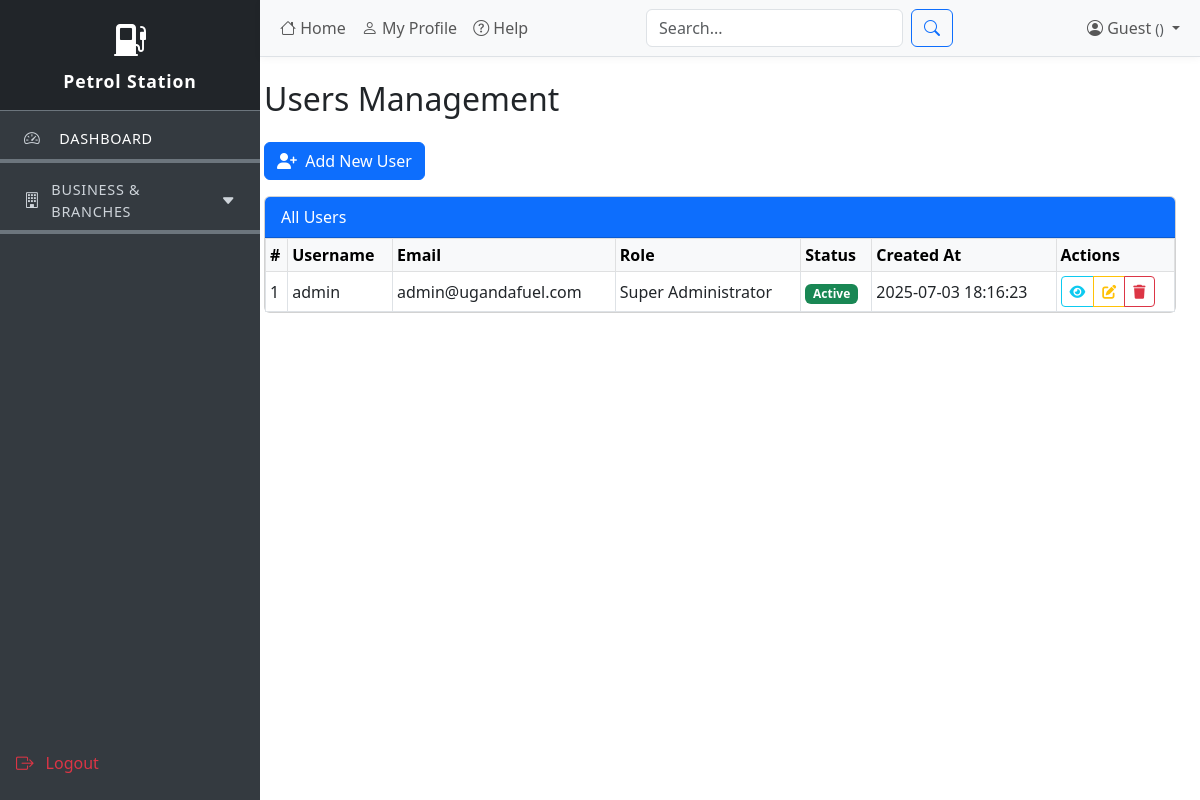
Page /public/user.php on the committed database.
### tables this page shows
CREATE TABLE users (
    id BIGINT UNSIGNED AUTO_INCREMENT PRIMARY KEY,
    business_id BIGINT UNSIGNED,
    branch_id BIGINT UNSIGNED,
    employee_id VARCHAR(50) UNIQUE,
    username VARCHAR(50) UNIQUE NOT NULL,         
    email VARCHAR(191) UNIQUE NOT NULL,           
    phone VARCHAR(20),
    password VARCHAR(255) NOT NULL,
    first_name VARCHAR(100) NOT NULL,
    last_name VARCHAR(100) NOT NULL,
    middle_name VARCHAR(100),
    date_of_birth DATE,
    gender ENUM('male', 'female', 'other'),
    national_id VARCHAR(50),
    address TEXT,
    city VARCHAR(100),
    district VARCHAR(100),
    emergency_contact_name VARCHAR(255),
    emergency_contact_phone VARCHAR(20),
    profile_photo VARCHAR(500),
    status ENUM('active', 'inactive', 'suspended') DEFAULT 'active',
    last_login TIMESTAMP NULL,
    email_verified_at TIMESTAMP NULL,
    phone_verified_at TIMESTAMP NULL,
    hired_date DATE,
    termination_date DATE,
    created_at TIMESTAMP DEFAULT CURRENT_TIMESTAMP,
    updated_at TIMESTAMP DEFAULT CURRENT_TIMESTAMP ON UPDATE CURRENT_TIMESTAMP,
    deleted_at TIMESTAMP NULL,
    FOREIGN KEY (business_id) REFERENCES businesses(id) ON DELETE SET NULL,
    FOREIGN KEY (branch_id) REFERENCES branches(id) ON DELETE SET NULL
);

CREATE TABLE roles (
    id BIGINT UNSIGNED AUTO_INCREMENT PRIMARY KEY,
    business_id BIGINT UNSIGNED NULL,
    branch_id BIGINT UNSIGNED NULL,
    name VARCHAR(191) UNIQUE NOT NULL,   
    display_name VARCHAR(190) NOT NULL,
    description TEXT,
    level TINYINT UNSIGNED DEFAULT 1,
    is_system_role BOOLEAN DEFAULT FALSE,
    created_at TIMESTAMP DEFAULT CURRENT_TIMESTAMP,
    updated_at TIMESTAMP DEFAULT CURRENT_TIMESTAMP ON UPDATE CURRENT_TIMESTAMP,
    deleted_at TIMESTAMP NULL,
    FOREIGN KEY (business_id) REFERENCES businesses(id) ON DELETE SET NULL,
    FOREIGN KEY (branch_id) REFERENCES branches(id) ON DELETE SET NULL
);

### public/user.php (the view, shortened to what this page needs)
<?php
include '../config/db_connect.php';
$sql = "SELECT u.id, u.username, u.email, u.status, u.created_at, u.updated_at, r.id as role_id, r.name as role_name, r.display_name as role_display_name FROM users u LEFT JOIN user_roles ur ON u.id = ur.user_id LEFT JOIN roles r ON ur.role_id = r.id WHERE u.deleted_at IS NULL ORDER BY u.id ASC";
$result = mysqli_query($conn, $sql);
$users = [];
while ($row = mysqli_fetch_assoc($result)) {
    $users[] = $row;
}
?>
<!DOCTYPE html>
<html lang="en">
<head>
    <link href="https://cdn.jsdelivr.net/npm/bootstrap@5.3.0/dist/css/bootstrap.min.css" rel="stylesheet">
    <link rel="stylesheet" href="https://cdnjs.cloudflare.com/ajax/libs/font-awesome/6.4.0/css/all.min.css">
</head>
<body>
        <?php include '../includes/sidebar.php'; ?>
<div class="main-flex-container">
    <div class="sidebar-fixed d-none d-md-block p-0">
            <?php include '../includes/sidebar.php'; ?>
        </div>
    <div class="main-content-scroll mt-5">
        <?php include '../includes/header.php'; ?>
            <h2 class="mb-4">Users Management</h2>
            <button class="btn btn-primary mb-3" data-bs-toggle="modal" data-bs-target="#addUserModal"><i class="fas fa-user-plus me-1"></i> Add New User</button>
            <div class="card mb-4">
                <div class="card-header bg-primary text-white">All Users</div>
                <div class="card-body p-0">
                    <div class="table-responsive">
                        <table class="table table-sm table-bordered table-hover align-middle mb-0">
                            <thead class="table-light">
                                <tr>
                                    <th>#</th>
                                    <th>Username</th>
                                    <th>Email</th>
                                    <th>Role</th>
                                    <th>Status</th>
                                    <th>Created At</th>
                                    <th>Actions</th>
                                </tr>
                            </thead>
                            <tbody>
                                <?php $serial = 1; ?>
                                <?php foreach ($users as $user): ?>
                                    <tr>
                                        <td><?php echo htmlspecialchars($serial++); ?></td>
                                        <td><?php echo htmlspecialchars($user['username']); ?></td>
                                        <td><?php echo htmlspecialchars($user['email']); ?></td>
                                        <td><?php echo htmlspecialchars($user['role_display_name'] ?? $user['role_name'] ?? 'N/A'); ?></td>
                                        <td>
                                            <?php if ($user['status'] === 'active'): ?>
                                                <span class="badge bg-success">Active</span>
                                            <?php else: ?>
                                                <span class="badge bg-secondary">Inactive</span>
                                            <?php endif; ?>
                                        </td>
                                        <td><?php echo htmlspecialchars($user['created_at']); ?></td>
                                        <td>
                                            <div class="btn-group" role="group">
                                                <button class="btn btn-sm btn-outline-info" data-bs-toggle="modal" data-bs-target="#viewUserModal<?php echo $user['id']; ?>" title="View"><i class="fas fa-eye"></i></button>
                                                <button class="btn btn-sm btn-outline-warning" data-bs-toggle="modal" data-bs-target="#editUserModal<?php echo $user['id']; ?>" title="Edit"><i class="fas fa-edit"></i></button>
                                                <button class="btn btn-sm btn-outline-danger" data-bs-toggle="modal" data-bs-target="#deleteUserModal<?php echo $user['id']; ?>" title="Delete"><i class="fas fa-trash"></i></button>
                                            </div>
                                        </td>
                                    </tr>
                                <?php endforeach; ?>
                            </tbody>
                        </table>
                    </div>
                </div>
            </div>
    </div>
</div>
</body>
</html>

### public/user.php (style rules this page uses)
html, body { height: 100%; }
body { min-height: 100vh; margin: 0; padding: 0; }
.main-flex-container { display: flex; height: 100vh; overflow: hidden; }
.sidebar-fixed { width: 240px; min-width: 200px; max-width: 300px; height: 100vh; position: sticky; top: 0; left: 0; z-index: 1020; background: #f8f9fa; border-right: 1px solid #dee2e6; }
.main-content-scroll { flex: 1 1 0%; height: 100vh; overflow-y: auto; padding: 32px 24px 24px 24px; background: #fff; }

### rows in the picture
users: username "admin", email "admin@ugandafuel.com", roles.display_name "Super Administrator", status "Active", created_at "2025-07-03 18:16:23"

### other values in the picture
$module['section'] "BUSINESS & BRANCHES"
$user_name "Guest"
